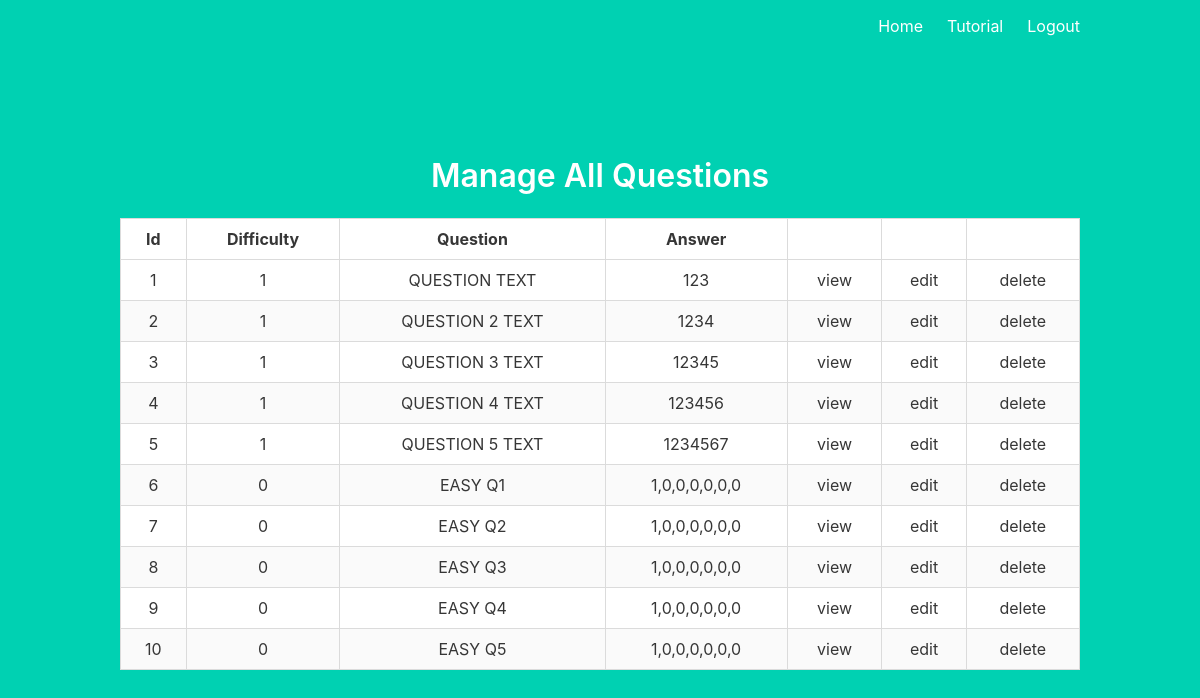
Page /allQuestions (signed in) on the earlier database version.
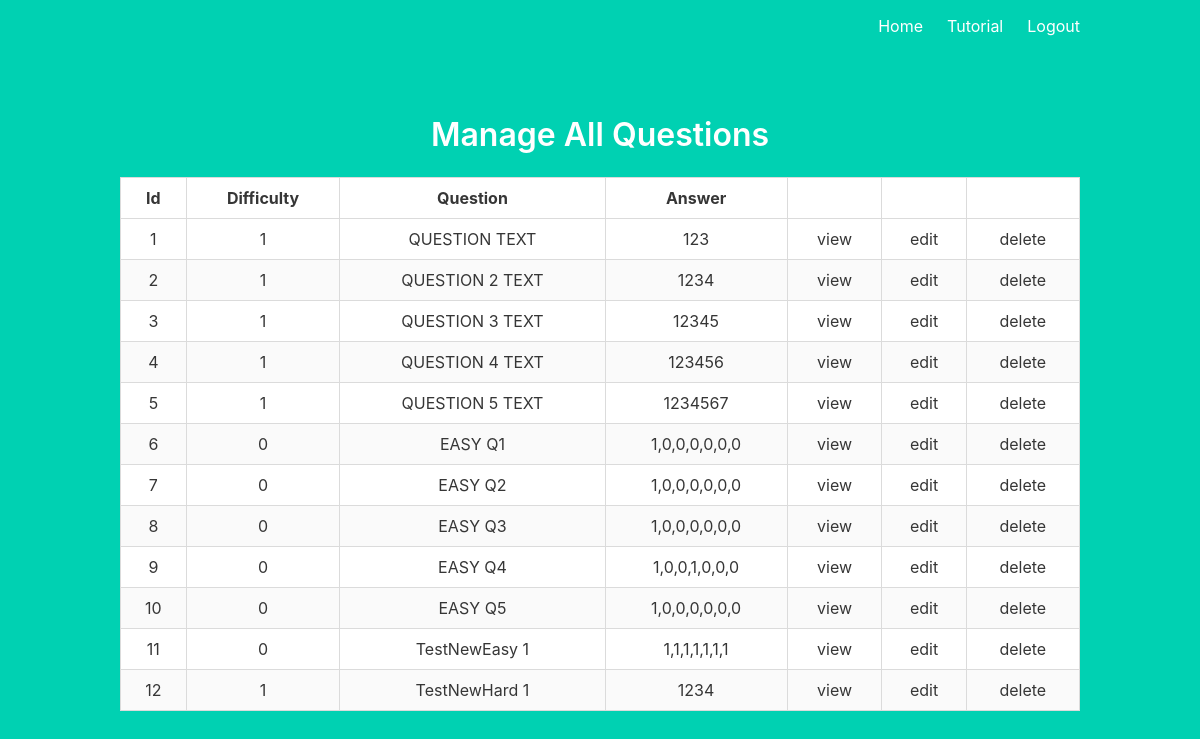
Same page on the later database version.
### models.py (models this page shows)
class Questions(db.Model):
    id = db.Column(db.Integer, primary_key = True)
    question = db.Column(db.String(1000), nullable = False)
    answer = db.Column(db.String(1000), nullable = False)
    difficulty = db.Column(db.Integer, nullable = False)

### main.py (the view)
@main.route("/allQuestions")
@login_required
@teacher_required
def allQuestions():
    questions = Questions.query.all()
    print("All questions show: ", questions)
    return render_template("manageAllQuestions.html", questions=questions)

### main.py (called while the page is built)
def teacher_required(f):
    @wraps(f)
    def wrap(*args, **kwargs):
        print("current_user.teacher", current_user.teacher)
        if current_user.teacher == 1:
            return f(*args, **kwargs)
        elif current_user.teacher == 2:
            return f(*args, **kwargs)
        else:
            return redirect(url_for('main.index'))
    return wrap

### templates/manageAllQuestions.html (shortened to what this page needs)
{% extends "base.html" %}
{% block content%}
<h1 class="title">Manage All Questions</h1>
<table class="table is-bordered is-striped is-hoverable is-fullwidth">
    <thead>
        <tr>
            <th>Id</th>
            <th>Difficulty</th>
            <th>Question</th>
            <th>Answer</th>
            <th></th>
            <th></th>
            <th></th>
        </tr>
    </thead>
    <tbody>
        {% for q in questions %}
        <tr>
            <td>{{q.id}}</td>
            <td>{{q.difficulty}}</td>
            <td>{{q.question}}</td>
            <td>{{q.answer}}</td>
            <td><a href="/viewQuestion?id={{q.id}}">view</a></td>
            <td><a href="/editQuestion?id={{q.id}}">edit</a></td>
            <td><form action="/delQ?id={{q.id}}" method="POST">
                <a href="#" onclick="this.parentNode.submit()">delete</a>
                </form></td>
        </tr>
        {% endfor %}
    </tbody>
</table>
{% endblock %}

### templates/base.html (shortened to what this page needs)
<!DOCTYPE html>
<html>
<head>
    <link rel="stylesheet" href="https://cdnjs.cloudflare.com/ajax/libs/bulma/0.7.2/css/bulma.min.css" />
</head>
<body>
    <section class="hero is-primary is-fullheight">
        <div class="hero-head">
            <nav class="navbar">
                <div class="container">
                    <div id="navbarMenuHeroA" class="navbar-menu">
                        <div class="navbar-end">
                            {% if current_user.is_authenticated %}
                            <a href="{{ url_for('main.home') }}" class="navbar-item">
                                Home
                            </a>
                            {% endif %}
                            <a href="{{ url_for('main.tutorial') }}" class="navbar-item">
                                Tutorial
                            </a>
                            {% if current_user.is_authenticated %}
                            <a href="{{ url_for('auth.logout') }}" class="navbar-item">
                                Logout
                            </a>
                            {% endif %}
                        </div>
                    </div>
                </div>
            </nav>
        </div>
        <div class="hero-body">
            <div class="container has-text-centered">
                {% block content %}
                {% endblock %}
            </div>
        </div>
    </section>
</body>
</html>

Differences in the rows shown:
changed Questions "EASY Q4": answer "1,0,0,0,0,0,0" → "1,0,0,1,0,0,0"
added Questions: id "11", difficulty "0", question "TestNewEasy 1", answer "1,1,1,1,1,1,1"
added Questions: id "12", difficulty "1", question "TestNewHard 1", answer "1234"
